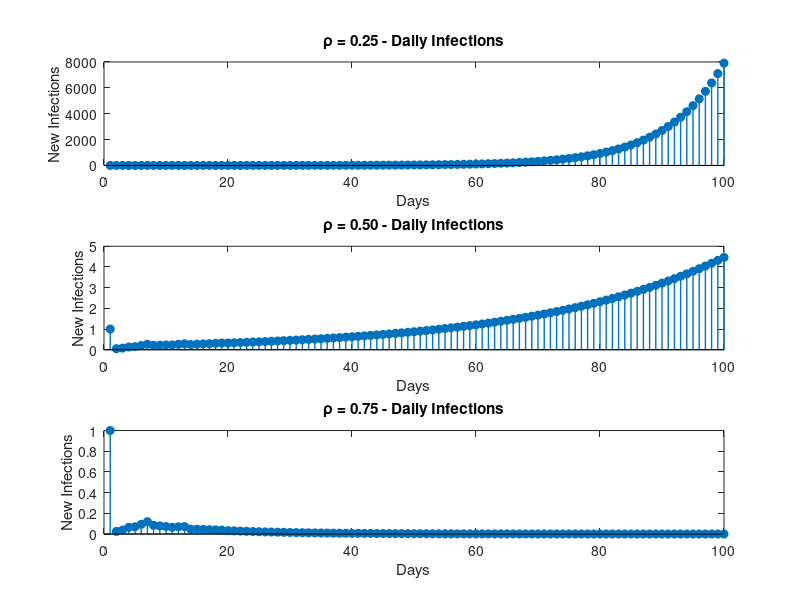
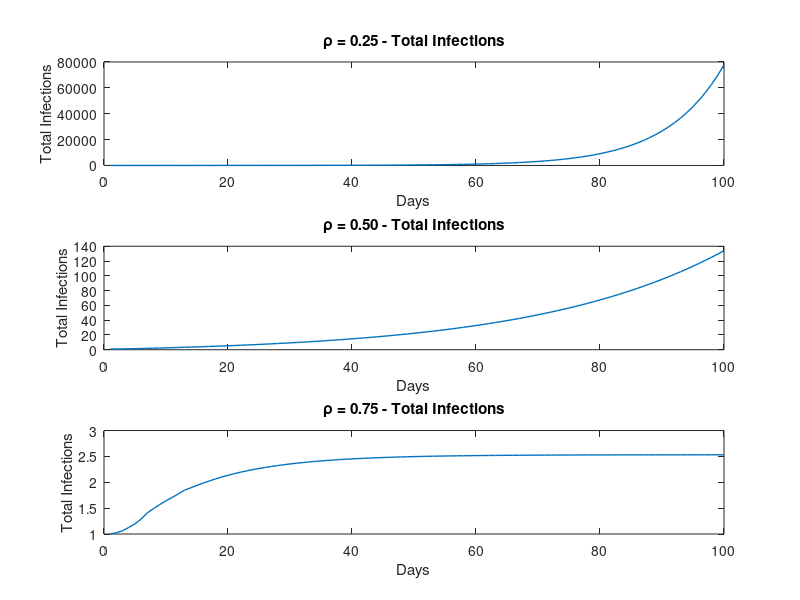

MATLAB code for these plots, in order:
% Given coefficients for the filter
ak = [0.1, 0.15, 0.25, 0.26, 0.34, 0.42, 0.25, 0.2, 0.15, 0.1, 0.1, 0.1];
n = 100; % Length of the sequence

rhos = [0.25, 0.5, 0.75]; % Different values of ρ
num_rhos = length(rhos);

% Generate the Kronecker delta input
input_signal = [1 zeros(1, n - 1)];

% Create figure windows for daily and total infections
figure('Name', 'Daily Infections');
figure('Name', 'Total Infections');

for i = 1:num_rhos
    rho = rhos(i);
    
    % Implement the filter for the specific ρ value
    modified_ak = (1 - rho) * ak;
    output_signal = filter(1, [1, -modified_ak], input_signal);
    
    % Plot the new daily infections for the first 100 days in one figure
    figure(1);
    subplot(num_rhos, 1, i);
    stem(1:n, output_signal(1:n), 'filled', 'LineWidth', 1);
    title(sprintf('ρ = %.2f - Daily Infections', rho));
    xlabel('Days');
    ylabel('New Infections');
    
    % Calculate and plot the total number of infections for n days in another figure
    total_infections = cumsum(output_signal);
    total_infections = total_infections(1:n);
    
    figure(2);
    subplot(num_rhos, 1, i);
    plot(1:n, total_infections, 'LineWidth', 1);
    title(sprintf('ρ = %.2f - Total Infections', rho));
    xlabel('Days');
    ylabel('Total Infections');
end
